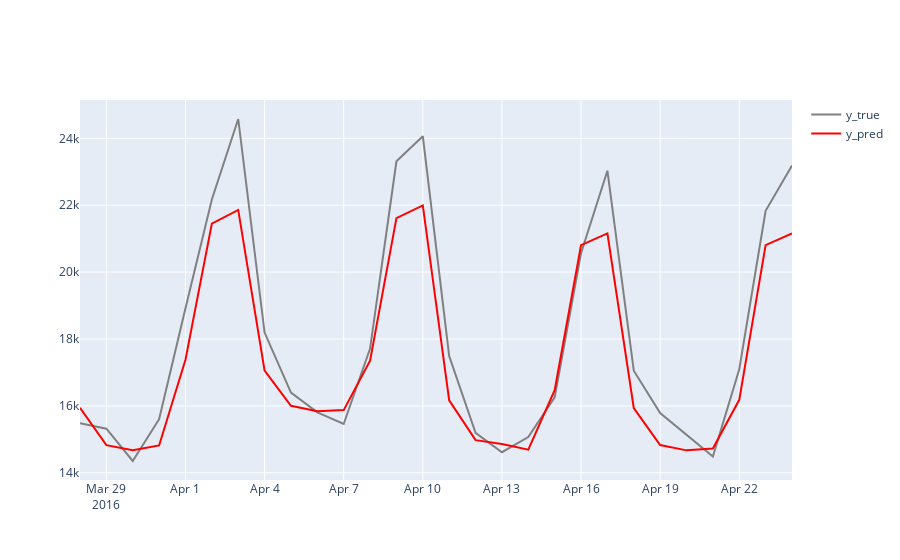
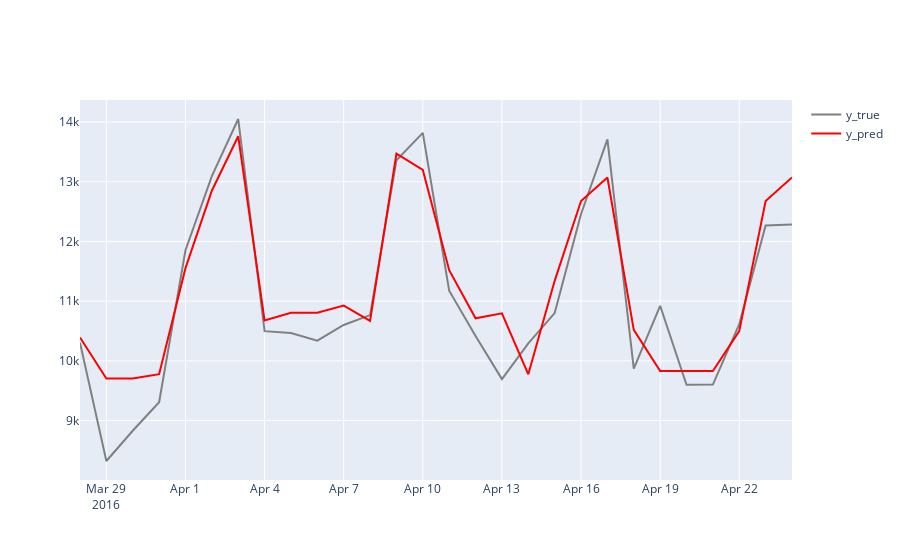
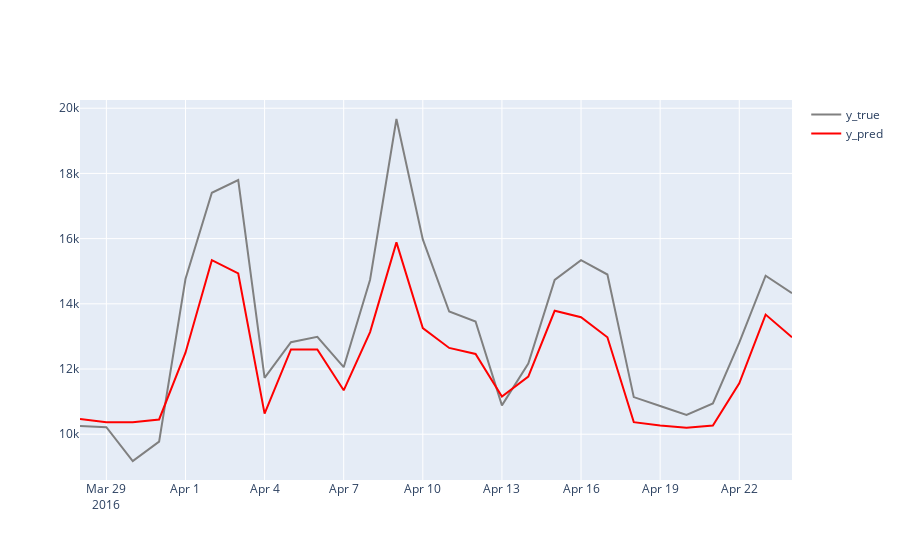

The notebook cell saved with these charts, in order:
### Code cell
for i in series.index:

    print('=' * 100)
    print(i)
    
    df_series = create_features(series.loc[i,:], dates)

    pred_y = train(df_series)

    n_days = 28
    
    fig = go.Figure()
    fig.add_trace(go.Scatter(
        x=df_series.index[-n_days:], 
        y=df_series.iloc[-n_days:, 0], 
        name="y_true", 
        line_color='gray'))
    fig.add_trace(go.Scatter(
        x=df_series.index[-n_days:], 
        y=pred_y.PREDICTION[-n_days:], 
        name="y_pred", 
        line_color='red'))
    fig.show()
